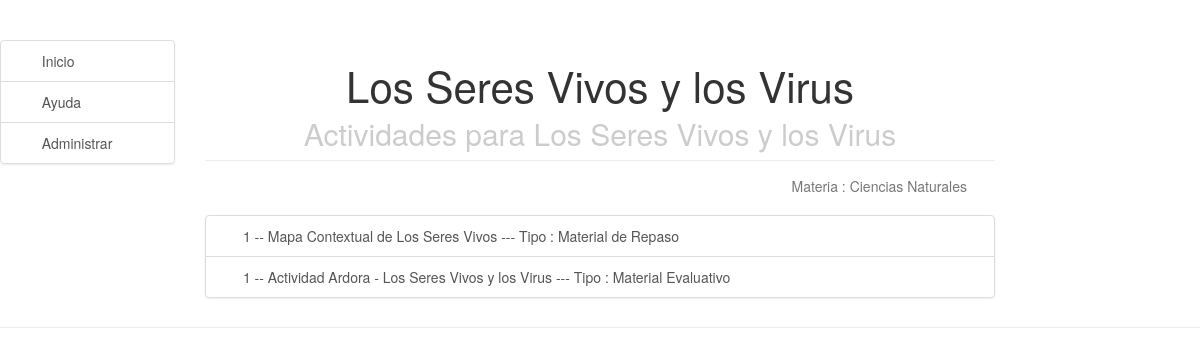
/didData/1/, run on an earlier commit of the app's database.
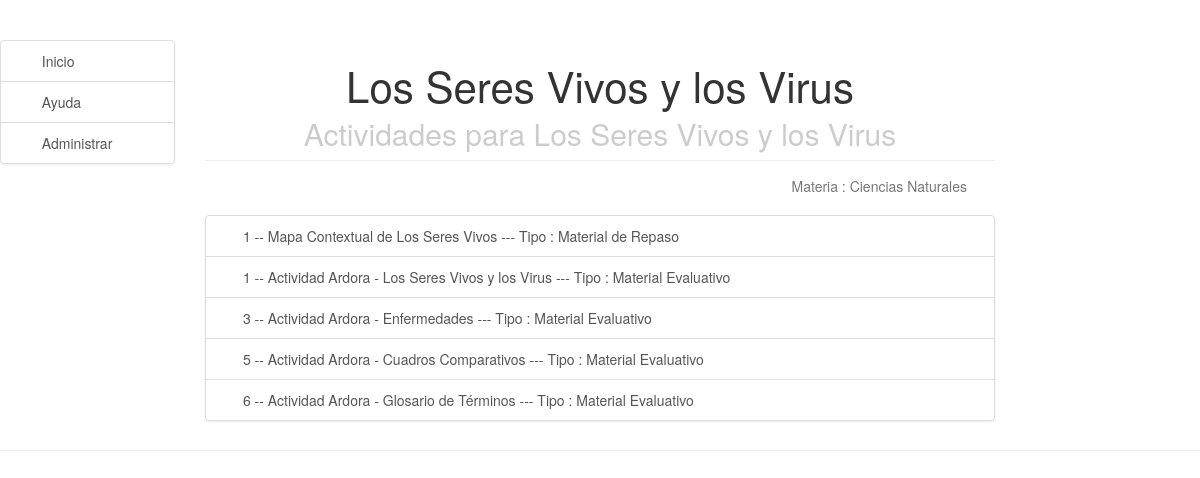
And on a later commit of the database.
### didData/models.py (models this page shows, shortened)
class Actividad(models.Model):
    idTema = models.ForeignKey(Tema)
    idTipoActividad = models.ForeignKey(TipoActividad)
    identificacion = models.IntegerField()
    nombre = models.CharField(max_length=200)
    descripcion = models.TextField()
    comentario = models.TextField()
    activa = models.BooleanField()

class Tema(models.Model):
    idMateria = models.ForeignKey(Materia)
    identificacion = models.IntegerField()
    nombre = models.CharField(max_length=200)
    descripcion = models.TextField()
    comentario = models.TextField
    activa = models.BooleanField()

class Materia(models.Model):
    identificacion = models.IntegerField()
    nombre = models.CharField(max_length=50)
    descripcion = models.TextField()
    comentario = models.TextField
    activa = models.BooleanField()

class TipoActividad(models.Model):
    identificacion = models.IntegerField()
    nombre = models.CharField(max_length=50)
    descripcion = models.TextField()
    comentario = models.TextField
    activa = models.BooleanField()

### didData/views.py (the view)
# urls.py: url(r'^didData/(?P<pk>[0-9]+)/$', views.detalleTema),
def detalleTema(request, pk):
    tema = get_object_or_404(Tema, id=pk) #objeto Tipo Tema identificacion = pk
    var_idTema = tema.id
    actividades = Actividad.objects.filter(idTema=var_idTema).select_related('idTema')
    return render(request, 'didData/detalleTema.html', {'Actividades': actividades})

### didData/templates/didData/detalleTema.html
    {% extends 'didData/base.html' %}
    {% load staticfiles %}
    {% block content %}
        <div class="header">
            <h1>{{ Actividades.first.idTema.nombre }}</h1>
            <h2>Actividades para {{ Actividades.first.idTema.nombre }}</h2>
        </div>
        <div class="content">
            <br>
            <p style= "text-align:right;">Materia : {{ Actividades.first.idTema.idMateria.descripcion }}</p>
        </div>
        <div >
            <div class="list-group">
            {% for actividad in Actividades.iterator %}
                {% with idActividad=actividad.id %}
                    {% if actividad.idTipoActividad.identificacion == 1 %}
                        <a class="list-group-item" href="{% url 'didData.views.detalleActividadPython' pk=actividad.id %}">
                        <i class="fa fa-bars fa-fw" aria-hidden="true"></i>&nbsp;{{ actividad.identificacion }} -- {{ actividad.nombre }} --- Tipo : {{ actividad.idTipoActividad.nombre }}</a>
                    {% elif actividad.idTipoActividad.identificacion == 2 %}
                        <a class="list-group-item" href="{% static actividad.descripcion %}">
                        <i class="fa fa-check fa-fw" aria-hidden="true"></i>&nbsp;{{ actividad.identificacion }} -- {{ actividad.nombre }} --- Tipo : {{ actividad.idTipoActividad.nombre }}</a>
                    {% endif %}
                {% endwith %}
            {% endfor %}
            </div>
        </div>
    {% endblock %}

### didData/templates/didData/base.html (shortened to what this page needs)
 {% load staticfiles %}
    <html>
        <head>
            <link rel="stylesheet" href="//maxcdn.bootstrapcdn.com/bootstrap/3.2.0/css/bootstrap.min.css">
            <link rel="stylesheet" href="//maxcdn.bootstrapcdn.com/bootstrap/3.2.0/css/bootstrap-theme.min.css">
            <link rel="stylesheet" href="http://yui.yahooapis.com/pure/0.6.0/pure-min.css">
            <link rel="stylesheet" href="{% static 'css/side-menu.css' %}">
            <link rel="stylesheet" href="{% static 'font-awesome-4.6.3/css/font-awesome.css' %}">
        </head>
        <body>
            <div class="page-header">
                <div class="row">
                    <div class="col-md-2">
                        <div class="list-group">
                            <a class="list-group-item" href="/"><i class="fa fa-home fa-fw" aria-hidden="true"></i>&nbsp; Inicio</a>
                            <a class="list-group-item" href="/"><i class="fa fa-book fa-fw" aria-hidden="true"></i>&nbsp; Ayuda</a>
                            <a class="list-group-item" href="/admin"><i class="fa fa-cog fa-fw" aria-hidden="true"></i>&nbsp; Administrar</a>
                        </div>
                    </div>
                    <div class="col-md-8">
                    {% block content %}
                    {% endblock %}
                    </div>
                </div>
            </div>
        </body>
    </html>

### didData/static/css/side-menu.css (style rules this page uses)
body { color: #777; }
.content { margin: 0 auto; padding: 0 2.5em; max-width: 800px; margin-bottom: 20px; line-height: 1.2em; }
.header { margin: 0; color: #333; text-align: center; padding: 1em 2em 0; border-bottom: 1px solid #eee; }
.header h1 { margin: 0.2em 0; font-size: 3em; font-weight: 280; }
.header h2 { font-weight: 250; color: #ccc; padding: 0; margin-top: 0; }
@media (min-width: 48em) { .header, .content { padding-left: 2em; padding-right: 2em; } }

What changed in the data, as far as the page shows it:
added Actividad: identificacion "3", nombre "Actividad Ardora - Enfermedades", idTipoActividad.nombre "Material Evaluativo"
added Actividad: identificacion "5", nombre "Actividad Ardora - Cuadros Comparativos", idTipoActividad.nombre "Material Evaluativo"
added Actividad: identificacion "6", nombre "Actividad Ardora - Glosario de Términos", idTipoActividad.nombre "Material Evaluativo"
